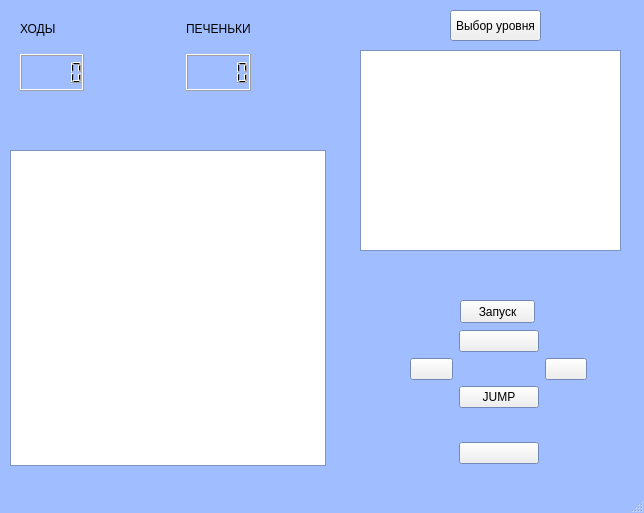
<?xml version="1.0" encoding="UTF-8"?>
<ui version="4.0">
 <class>Level2</class>
 <widget class="QMainWindow" name="Level2">
  <property name="geometry">
   <rect>
    <x>0</x>
    <y>0</y>
    <width>644</width>
    <height>513</height>
   </rect>
  </property>
  <property name="palette">
   <palette>
    <active>
     <colorrole role="Base">
      <brush brushstyle="SolidPattern">
       <color alpha="255">
        <red>255</red>
        <green>255</green>
        <blue>255</blue>
       </color>
      </brush>
     </colorrole>
     <colorrole role="Window">
      <brush brushstyle="SolidPattern">
       <color alpha="255">
        <red>160</red>
        <green>190</green>
        <blue>255</blue>
       </color>
      </brush>
     </colorrole>
    </active>
    <inactive>
     <colorrole role="Base">
      <brush brushstyle="SolidPattern">
       <color alpha="255">
        <red>255</red>
        <green>255</green>
        <blue>255</blue>
       </color>
      </brush>
     </colorrole>
     <colorrole role="Window">
      <brush brushstyle="SolidPattern">
       <color alpha="255">
        <red>160</red>
        <green>190</green>
        <blue>255</blue>
       </color>
      </brush>
     </colorrole>
    </inactive>
    <disabled>
     <colorrole role="Base">
      <brush brushstyle="SolidPattern">
       <color alpha="255">
        <red>160</red>
        <green>190</green>
        <blue>255</blue>
       </color>
      </brush>
     </colorrole>
     <colorrole role="Window">
      <brush brushstyle="SolidPattern">
       <color alpha="255">
        <red>160</red>
        <green>190</green>
        <blue>255</blue>
       </color>
      </brush>
     </colorrole>
    </disabled>
   </palette>
  </property>
  <property name="windowTitle">
   <string>Cookies: Level 2</string>
  </property>
  <property name="windowIcon">
   <iconset resource="recources.qrc">
    <normaloff>:/images/images/cookie1.png</normaloff>:/images/images/cookie1.png</iconset>
  </property>
  <widget class="QWidget" name="centralwidget">
   <widget class="QWidget" name="gridLayoutWidget_3">
    <property name="geometry">
     <rect>
      <x>20</x>
      <y>10</y>
      <width>231</width>
      <height>81</height>
     </rect>
    </property>
    <layout class="QGridLayout" name="gridLayout_3">
     <item row="0" column="0">
      <widget class="QLabel" name="steps_2">
       <property name="text">
        <string>ХОДЫ</string>
       </property>
      </widget>
     </item>
     <item row="0" column="2">
      <widget class="QLabel" name="cookies_2">
       <property name="text">
        <string>ПЕЧЕНЬКИ</string>
       </property>
      </widget>
     </item>
     <item row="0" column="1">
      <spacer name="horizontalSpacer_2">
       <property name="orientation">
        <enum>Qt::Horizontal</enum>
       </property>
       <property name="sizeHint" stdset="0">
        <size>
         <width>40</width>
         <height>20</height>
        </size>
       </property>
      </spacer>
     </item>
     <item row="1" column="0">
      <widget class="QLCDNumber" name="stepsNumber_2"/>
     </item>
     <item row="1" column="2">
      <widget class="QLCDNumber" name="cookiesNumber_2"/>
     </item>
    </layout>
   </widget>
   <widget class="QPushButton" name="backToChoose">
    <property name="geometry">
     <rect>
      <x>450</x>
      <y>10</y>
      <width>91</width>
      <height>31</height>
     </rect>
    </property>
    <property name="text">
     <string>Выбор уровня</string>
    </property>
   </widget>
   <widget class="QGraphicsView" name="graphicsView">
    <property name="geometry">
     <rect>
      <x>10</x>
      <y>150</y>
      <width>316</width>
      <height>316</height>
     </rect>
    </property>
   </widget>
   <widget class="QWidget" name="gridLayoutWidget">
    <property name="geometry">
     <rect>
      <x>410</x>
      <y>330</y>
      <width>177</width>
      <height>134</height>
     </rect>
    </property>
    <layout class="QGridLayout" name="gridLayout_4">
     <property name="spacing">
      <number>6</number>
     </property>
     <item row="3" column="1">
      <widget class="QPushButton" name="downArrow_2">
       <property name="text">
        <string/>
       </property>
       <property name="icon">
        <iconset resource="recources.qrc">
         <normaloff>:/images/images/downarrow.png</normaloff>:/images/images/downarrow.png</iconset>
       </property>
       <property name="iconSize">
        <size>
         <width>32</width>
         <height>32</height>
        </size>
       </property>
      </widget>
     </item>
     <item row="0" column="1">
      <widget class="QPushButton" name="upArrow_2">
       <property name="text">
        <string/>
       </property>
       <property name="icon">
        <iconset resource="recources.qrc">
         <normaloff>:/images/images/uparrow.png</normaloff>:/images/images/uparrow.png</iconset>
       </property>
       <property name="iconSize">
        <size>
         <width>32</width>
         <height>32</height>
        </size>
       </property>
      </widget>
     </item>
     <item row="1" column="0">
      <widget class="QPushButton" name="leftArrow_2">
       <property name="text">
        <string/>
       </property>
       <property name="icon">
        <iconset resource="recources.qrc">
         <normaloff>:/images/images/leftarrow.png</normaloff>:/images/images/leftarrow.png</iconset>
       </property>
       <property name="iconSize">
        <size>
         <width>32</width>
         <height>32</height>
        </size>
       </property>
      </widget>
     </item>
     <item row="1" column="2">
      <widget class="QPushButton" name="rightArrow_2">
       <property name="text">
        <string/>
       </property>
       <property name="icon">
        <iconset resource="recources.qrc">
         <normaloff>:/images/images/rightarrow.png</normaloff>:/images/images/rightarrow.png</iconset>
       </property>
       <property name="iconSize">
        <size>
         <width>32</width>
         <height>32</height>
        </size>
       </property>
      </widget>
     </item>
     <item row="1" column="1" rowspan="2">
      <widget class="QPushButton" name="jumpButton_2">
       <property name="text">
        <string>JUMP</string>
       </property>
      </widget>
     </item>
    </layout>
   </widget>
   <widget class="QWidget" name="gridLayoutWidget_2">
    <property name="geometry">
     <rect>
      <x>10</x>
      <y>150</y>
      <width>281</width>
      <height>251</height>
     </rect>
    </property>
    <layout class="QGridLayout" name="fieldLayout_2">
     <property name="sizeConstraint">
      <enum>QLayout::SetFixedSize</enum>
     </property>
     <property name="spacing">
      <number>0</number>
     </property>
    </layout>
   </widget>
   <widget class="QPushButton" name="startMoveButton">
    <property name="geometry">
     <rect>
      <x>460</x>
      <y>300</y>
      <width>75</width>
      <height>23</height>
     </rect>
    </property>
    <property name="text">
     <string>Запуск</string>
    </property>
   </widget>
   <widget class="QGraphicsView" name="graphicsView_2">
    <property name="geometry">
     <rect>
      <x>360</x>
      <y>50</y>
      <width>261</width>
      <height>201</height>
     </rect>
    </property>
   </widget>
   <widget class="QWidget" name="gridLayoutWidget_4">
    <property name="geometry">
     <rect>
      <x>370</x>
      <y>50</y>
      <width>251</width>
      <height>201</height>
     </rect>
    </property>
    <layout class="QGridLayout" name="gridLayout_5"/>
   </widget>
  </widget>
  <widget class="QStatusBar" name="statusbar"/>
 </widget>
 <resources>
  <include location="recources.qrc"/>
 </resources>
 <connections/>
</ui>
